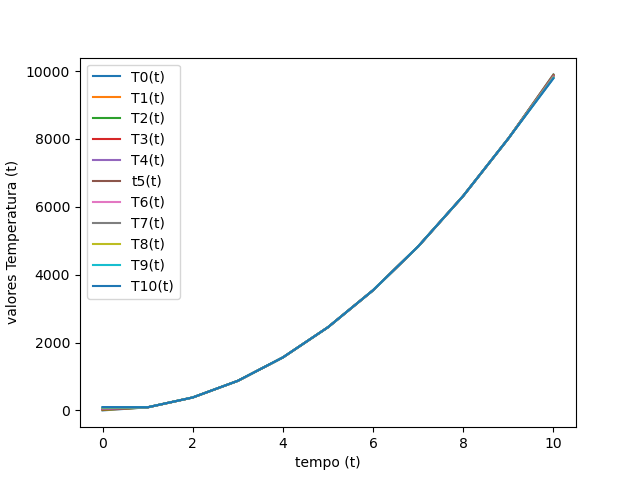

This chart was generated by the following Python code:
import matplotlib.pyplot as plt


def condInicial(x):
    return x * (x-1)


def Tproximo(t, t1):
    i = 0
    for i in range(0, len(t)):
        if i == 10:
            t1.append(t[i] + 0.001 * (t[i-1] - 2*t[i] + 0))
            break
        else:
            t1.append(t[i] + 0.001 * (t[i-1] - 2*t[i] + t[i+1]))
        i += 1


t0 = []

for i in range(0, 110, 10):
    t0.append(condInicial(i))

print(t0)

t1 = []
t2 = []
t3 = []
t4 = []
t5 = []
t6 = []
t7 = []
t8 = []
t9 = []
t10 = []

Tproximo(t0, t1)
Tproximo(t1, t2)
Tproximo(t2, t3)
Tproximo(t3, t4)
Tproximo(t4, t5)
Tproximo(t5, t6)
Tproximo(t6, t7)
Tproximo(t7, t8)
Tproximo(t8, t9)
Tproximo(t9, t10)

print(t1)
print(t2)
print(t3)
print(t4)
print(t5)
print(t6)
print(t7)
print(t8)
print(t9)
print(t10)

T = [0, 1, 2, 3, 4, 5, 6, 7, 8, 9, 10]

plt.plot(T, t0, label='T0(t)')
plt.plot(T, t1, label='T1(t)')
plt.plot(T, t2, label='T2(t)')
plt.plot(T, t3, label='T3(t)')
plt.plot(T, t4, label='T4(t)')
plt.plot(T, t5, label='t5(t)')
plt.plot(T, t6, label='T6(t)')
plt.plot(T, t7, label='T7(t)')
plt.plot(T, t8, label='T8(t)')
plt.plot(T, t9, label='T9(t)')
plt.plot(T, t10, label='T10(t)')
plt.xlabel('tempo (t)')
plt.ylabel('valores Temperatura (t)')
plt.legend()
plt.show()
